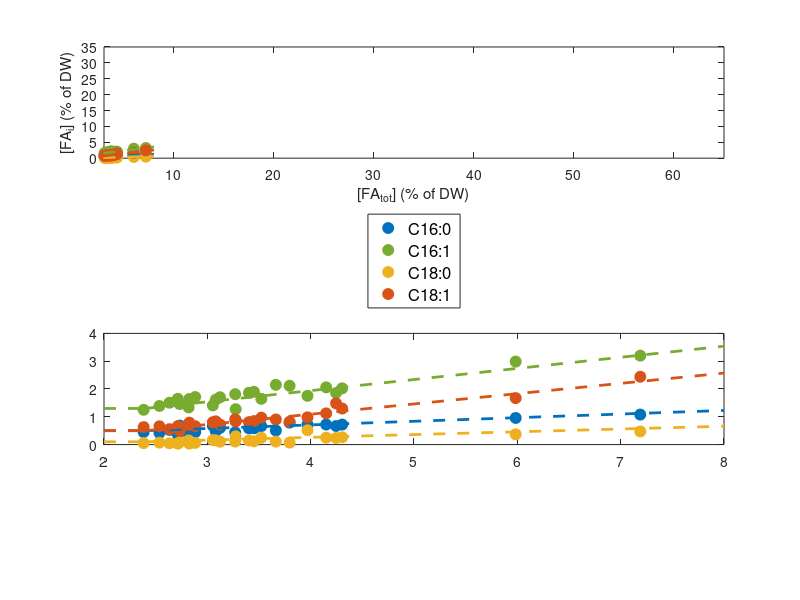

This chart was generated by the following MATLAB code: (Note: this script raises an error after producing the figure.)
% FA Hackett20161
% collected from C-limit and N-limit condition
% original unit: fraction of biomass
close all; clc;
fa = [0.006678443	0.007197644	0.007179225	0.005887776	0.004491896	0.004802612	0.003640444	0.005052841	0.004394802	0.003610893	0.01079081	0.00957392	0.007205246	0.00585251	0.004900328	0.008732372	0.006762352	0.00625494	0.004498592	0.00418617	0.006840384	0.005997257	0.006658933	0.005248563	0.007889887;
0.018560812	0.020237484	0.017532586	0.018984058	0.017110032	0.016148111	0.016473037	0.021493343	0.018142027	0.016391696	0.031990649	0.029861104	0.02058455	0.01862279	0.015339959	0.012734697	0.014090408	0.013382197	0.012501266	0.013898508	0.014582031	0.01703861	0.01645267	0.015061376	0.02115657;
0.002381052	0.002646855	0.005168672	0.001180821	0.000595741	0.001505975	0.000469034	0.001061315	0.001081977	0.000362134	0.004722919	0.003694329	0.002479982	0.001457323	0.000338824	0.002970217	0.001633099	0.001489654	0.000538667	0.000695772	0.000879597	0.001029502	0.002434681	0.000467144	0.00070916;
0.014837911	0.012965456	0.009812459	0.008463637	0.00662838	0.008356945	0.006557496	0.009023905	0.009078053	0.007889476	0.024391808	0.016711511	0.011231336	0.008095156	0.006572411	0.008306324	0.008045779	0.007064293	0.00629675	0.006582799	0.005016967	0.007161093	0.009677953	0.005559954	0.008204764;];

fa = fa.*100;
fa_tot = sum(fa);

figure();
subplot(2,1,1)
x_tot = [2, 8];
plot(fa_tot, fa(1,:), "o", 'Color',"#0072BD", 'MarkerFaceColor',"#0072BD",'MarkerSize',8); hold on %blue
plot(fa_tot, fa(2,:), "o", 'Color',"#77AC30", 'MarkerFaceColor',"#77AC30",'MarkerSize',8); % green
plot(fa_tot, fa(3,:), "o", 'Color',"#EDB120", 'MarkerFaceColor',"#EDB120",'MarkerSize',8); % orange
plot(fa_tot, fa(4,:), "o", 'Color',"#D95319", 'MarkerFaceColor',"#D95319",'MarkerSize',8); % red
plot(x_tot, 0.5 + 0.13.* (x_tot-2.4), "--", 'Color',"#0072BD",'LineWidth',2)
plot(x_tot, 1.3 + 0.40.* (x_tot-2.4), "--", 'Color',"#77AC30",'LineWidth',2)
plot(x_tot, 0.1 + 0.10.* (x_tot-2.4), "--", 'Color',"#EDB120",'LineWidth',2)
plot(x_tot, 0.5 + 0.37.* (x_tot-2.4), "--", 'Color',"#D95319",'LineWidth',2)
legend("C16:0", "C16:1", "C18:0", "C18:1", 'FontSize', 12, 'Location', 'southoutside')
ylim([0, 35]); 
xlim([3, 65]); hold off
xlabel("[FA_{tot}] (% of DW)")
ylabel("[FA_{i}] (% of DW)")
% axis square

subplot(2,1,2)
x0_tot = [2, 2.4];
x_tot = [2.4, 8];
plot(fa_tot, fa(1,:), "o", 'Color',"#0072BD", 'MarkerFaceColor',"#0072BD",'MarkerSize',8); hold on %blue
plot(fa_tot, fa(2,:), "o", 'Color',"#77AC30", 'MarkerFaceColor',"#77AC30",'MarkerSize',8); % green
plot(fa_tot, fa(3,:), "o", 'Color',"#EDB120", 'MarkerFaceColor',"#EDB120",'MarkerSize',8); % orange
plot(fa_tot, fa(4,:), "o", 'Color',"#D95319", 'MarkerFaceColor',"#D95319",'MarkerSize',8); % red
plot(x_tot, 0.5 + 0.13.* (x_tot-2.4), "--", 'Color',"#0072BD",'LineWidth',2)
plot(x_tot, 1.3 + 0.40.* (x_tot-2.4), "--", 'Color',"#77AC30",'LineWidth',2)
plot(x_tot, 0.1 + 0.10.* (x_tot-2.4), "--", 'Color',"#EDB120",'LineWidth',2)
plot(x_tot, 0.5 + 0.37.* (x_tot-2.4), "--", 'Color',"#D95319",'LineWidth',2)
plot(x0_tot, [0.5, 0.5] , "--", 'Color',"#0072BD",'LineWidth',2)
plot(x0_tot, [1.3, 1.3] , "--", 'Color',"#77AC30",'LineWidth',2)
plot(x0_tot, [0.1, 0.1] , "--", 'Color',"#EDB120",'LineWidth',2)
plot(x0_tot, [0.5, 0.5] , "--", 'Color',"#D95319",'LineWidth',2)
xline(2.4, "k--")
legend( ...
    "[FA_{16:0}] = 0.5 + 0.13 ([FA_{tot}]-2.4)", ...
    "[FA_{16:1}] = 1.3 + 0.40 ([FA_{tot}]-2.4)", ...
    "[FA_{18:0}] = 0.1 + 0.10 ([FA_{tot}]-2.4)", ...
    "[FA_{18:1}] = 0.5 + 0.37 ([FA_{tot}]-2.4)",...
    'FontSize', 12, 'Location', 'southoutside')
ylim([0, 4]); 
xlim([2, 8]); hold off
% xlim([3, 8]); hold off
xlabel("[FA_{tot}] (% of DW)")
ylabel("[FA_{i}] (% of DW)")
% axis square
fontsize(gcf, 14, 'points')
set(gcf, 'Position', [659 92 309 885])
